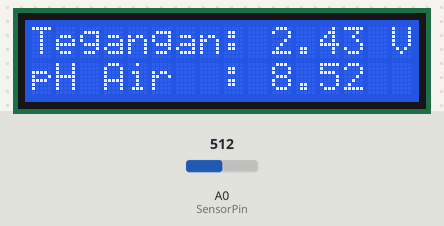
Bench run of a sketch on a simulated Arduino Uno, built with avr-gcc and run on an emulated ATmega328P. Shown: 16×2 character LCD. The inputs (shaded band) are chosen by the test bench; at power-on: A0 (SensorPin) = 512. What the sketch prints to the serial monitor is not drawn.

Above: at 6.5 s.
6.6 s: A0 (SensorPin) set to 716
At 8.1 s:
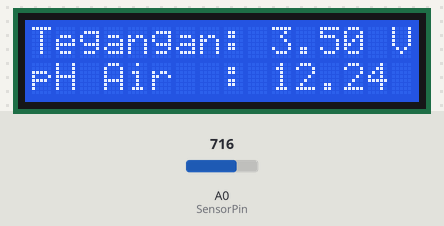
9.0 s: A0 (SensorPin) set to 900
At 11.0 s:
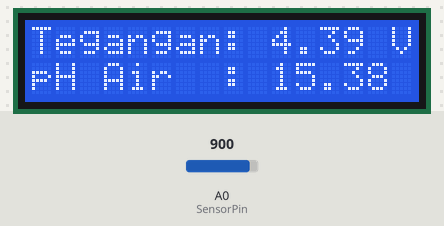
11.5 s: A0 (SensorPin) set to 1023
At 13.9 s:
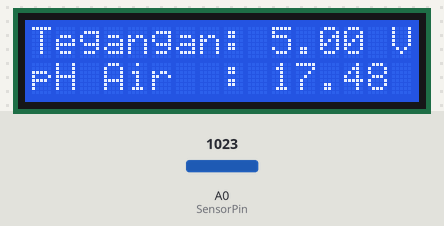
Timing chart, 0 to 15.4 s (numbered marks = the images above; inputs shaded):
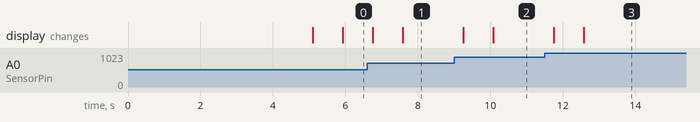

Measured:
- after the input at 6.6 s, the display: first changes after 0.16 s (image 1 shows a later state)
- after the input at 9.0 s, the display: first changes after 0.25 s (image 2 shows a later state)
- after the input at 11.5 s, the display: first changes after 0.25 s (image 3 shows a later state)

The sketch:

coba_1.ino
```cpp
#define SensorPin A0            //pH meter Analog output to Arduino Analog Input 0
#define Offset 0.00            //deviation compensate
#define samplingInterval 20
#define printInterval 800
#define ArrayLenth  40    //times of collection
#include <LiquidCrystal_I2C.h>
LiquidCrystal_I2C lcd(0x27, 16, 2);
int pHArray[ArrayLenth];   //Store the average value of the sensor feedback
int pHArrayIndex=0;

void setup(void)
{
  Serial.begin(9600);
  lcd.begin();
  lcd.backlight();
  lcd.setCursor(0, 0);
  lcd.print(" Sensor pH Air ");
  lcd.setCursor(0, 1);
  lcd.print("  By Devirza  ");
  delay(5000);
  lcd.clear();

}
void loop(void)
{
  static unsigned long samplingTime = millis();
  static unsigned long printTime = millis();
  static float pHValue,voltage;
  if(millis()-samplingTime > samplingInterval)
  {
      pHArray[pHArrayIndex++]=analogRead(SensorPin);
      if(pHArrayIndex==ArrayLenth)pHArrayIndex=0;
      voltage = avergearray(pHArray, ArrayLenth)*5.0/1024;
      pHValue = 3.5*voltage+Offset;
      samplingTime=millis();
  }
  if(millis() - printTime > printInterval)   //Every 800 milliseconds, print a numerical, convert the state of the LED indicator
  {
    Serial.print("Voltage:");
    Serial.print(voltage,2);
    Serial.print("    pH value: ");
    Serial.println(pHValue,2);
    lcd.setCursor(0, 0);
    lcd.print("Tegangan:");
    lcd.setCursor(10, 0);
    lcd.print(voltage);
    lcd.print(" V");
    lcd.setCursor(0, 1);
    lcd.print("pH Air  :");
    lcd.setCursor(10, 1);
    lcd.print(pHValue);
    printTime=millis();
  }
}
double avergearray(int* arr, int number){
  int i;
  int max,min;
  double avg;
  long amount=0;
  if(number<=0){
    Serial.println("Error number for the array to avraging!/n");
    return 0;
  }
  if(number<5){   //less than 5, calculated directly statistics
    for(i=0;i<number;i++){
      amount+=arr[i];
    }
    avg = amount/number;
    return avg;
  }else{
    if(arr[0]<arr[1]){
      min = arr[0];max=arr[1];
    }
    else{
      min=arr[1];max=arr[0];
    }
    for(i=2;i<number;i++){
      if(arr[i]<min){
        amount+=min;        //arr<min
        min=arr[i];
      }else {
        if(arr[i]>max){
          amount+=max;    //arr>max
          max=arr[i];
        }else{
          amount+=arr[i]; //min<=arr<=max
        }
      }//if
    }//for
    avg = (double)amount/(number-2);
  }//if
  return avg;
}
```
